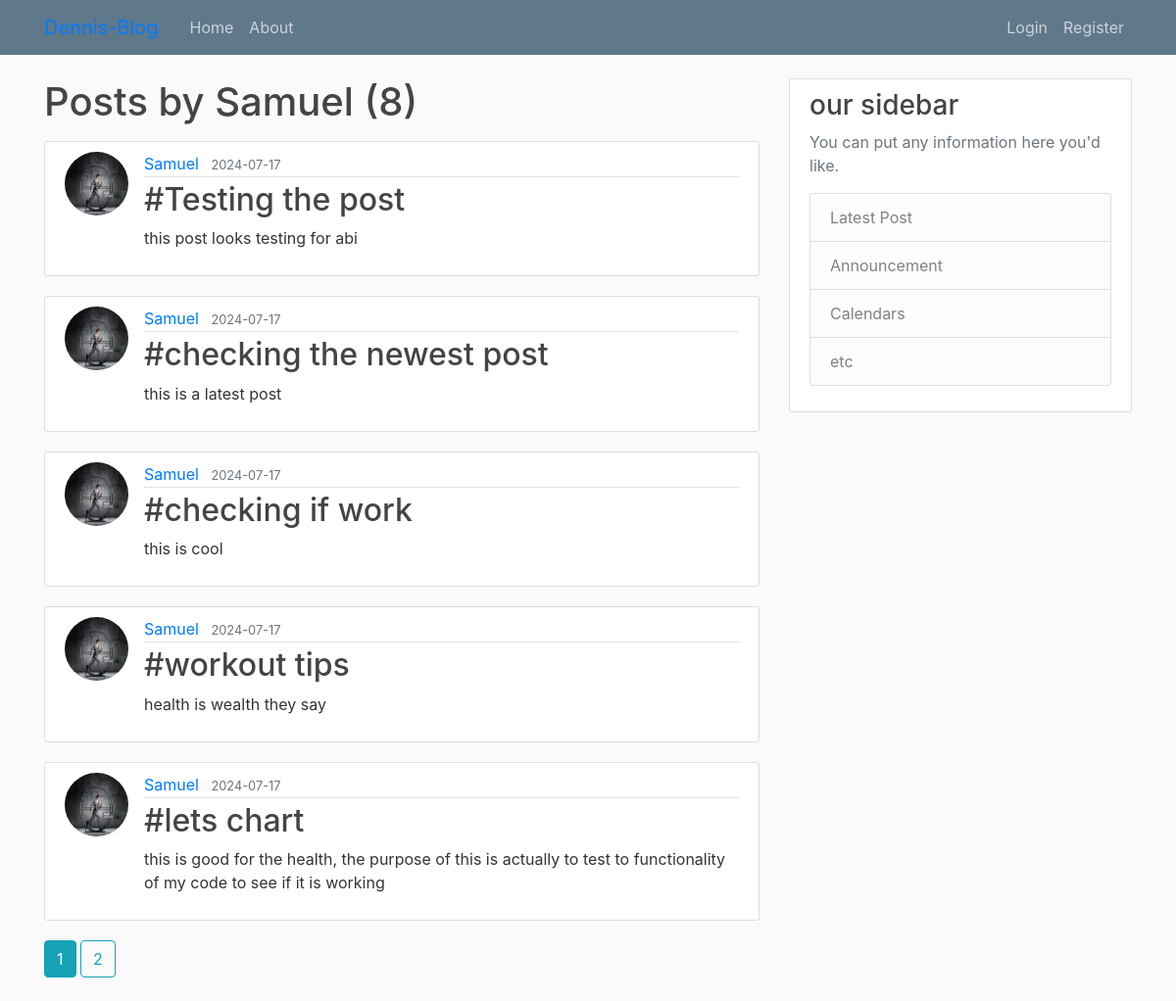
/user/Samuel, run on the app's committed database.
### flaskblog/models.py (models this page shows, shortened)
class User(db.Model, UserMixin):
    id = db.Column(db.Integer, primary_key=True)
    username = db.Column(db.String(20), unique=True, nullable=False)
    email = db.Column(db.String(120), unique=True, nullable=False)
    image_file = db.Column(db.String(20), nullable=False, default='default.jpg')
    password = db.Column(db.String(60), nullable=False)
    posts = db.relationship('Post', backref='author', lazy=True)

class Post(db.Model):
    id = db.Column(db.Integer, primary_key=True)
    title = db.Column(db.String(100), nullable=False)
    date_posted = db.Column(db.DateTime, nullable=False, default=datetime.utcnow)
    content = db.Column(db.Text, nullable=False)
    user_id = db.Column(db.Integer, db.ForeignKey('user.id'), nullable=False)

### flaskblog/users/routes.py (the view)
@users.route("/user/<string:username>")
def user_posts(username):
    page = request.args.get('page', 1, type=int)
    user = User.query.filter_by(username=username).first_or_404()
    posts = Post.query.filter_by(author=user)\
        .order_by(Post.date_posted.desc())\
        .paginate(page=page, per_page=5)
    return render_template('user_posts.html', posts=posts, user=user)

### flaskblog/templates/user_posts.html
{% extends "layout.html" %}
{% block content %}
    <h1 class="mb-3">Posts by {{ user.username }} ({{ posts.total }})</h1>
    {% for post in posts.items %}
        <article class="media content-section">
          <img class="rounded-circle article-img" src="{{ url_for('static', filename='profile_pics/' + post.author.image_file) }}">
          <div class="media-body">
            <div class="article-metadata">
              <a class="mr-2" href="{{ url_for('users.user_posts', username=post.author.username) }}">{{ post.author.username }}</a>
              <small class="text-muted">{{ post.date_posted.strftime('%Y-%m-%d') }}</small>
            </div>
            <h2><a class="article-title" href="{{ url_for('posts.post', post_id=post.id) }}">{{ post.title }}</a></h2>
            <p class="article-content">{{ post.content }}</p>
          </div>
        </article>
    {% endfor %}
    {% for page_num in posts.iter_pages(left_edge=1, right_edge=1, left_current=1, right_current=2) %}
      {% if page_num %}
        {% if posts.page == page_num %}
          <a class="btn btn-info mb-4" href="{{ url_for('users.user_posts', username=user.username, page=page_num) }}">{{ page_num }}</a>
        {% else %}
          <a class="btn btn-outline-info mb-4" href="{{ url_for('users.user_posts', username=user.username, page=page_num) }}">{{ page_num }}</a>
        {% endif %}
      {% else %}
        ...
      {% endif %}
    {% endfor %}
{% endblock content %}

### flaskblog/static/main.css (style rules this page uses)
body { background-color: #fafafa; color: #333333; margin-top: 5rem; }
h1, h2, h3, h4, h5, h6 { color: #444444; }
.content-section { background: #ffffff; padding: 10px 20px; border: 1px solid #dddddd; border-radius:3px ; margin-bottom: 20px; }
.article-title { color: #444444; }
.article-content { white-space: pre-line; }
.article-img { height: 65px; width: 65px; margin-right: 16px; }
.article-metadata { padding-bottom: 1px; margin-bottom: 4px; border-bottom: 1px solid #e3e3e3 }

### data on the page
User: username "Samuel"
Post: image_file (placeholder picture), author.username "Samuel", date_posted "2024-07-17", title "#Testing the post", content "this post looks testing for abi"
Post: image_file (placeholder picture), author.username "Samuel", date_posted "2024-07-17", title "#checking the newest post", content "this is a latest post"
Post: image_file (placeholder picture), author.username "Samuel", date_posted "2024-07-17", title "#checking if work", content "this is cool"
Post: image_file (placeholder picture), author.username "Samuel", date_posted "2024-07-17", title "#workout tips", content "health is wealth they say"
Post: image_file (placeholder picture), author.username "Samuel", date_posted "2024-07-17", title "#lets chart", content "this is good for the health, the purpose of this is actually to test to functionality of my code to see if it is working"

### other printed values
{{ posts.total }} "8"
{{ page_num }} "1"
{{ page_num }} "2"
